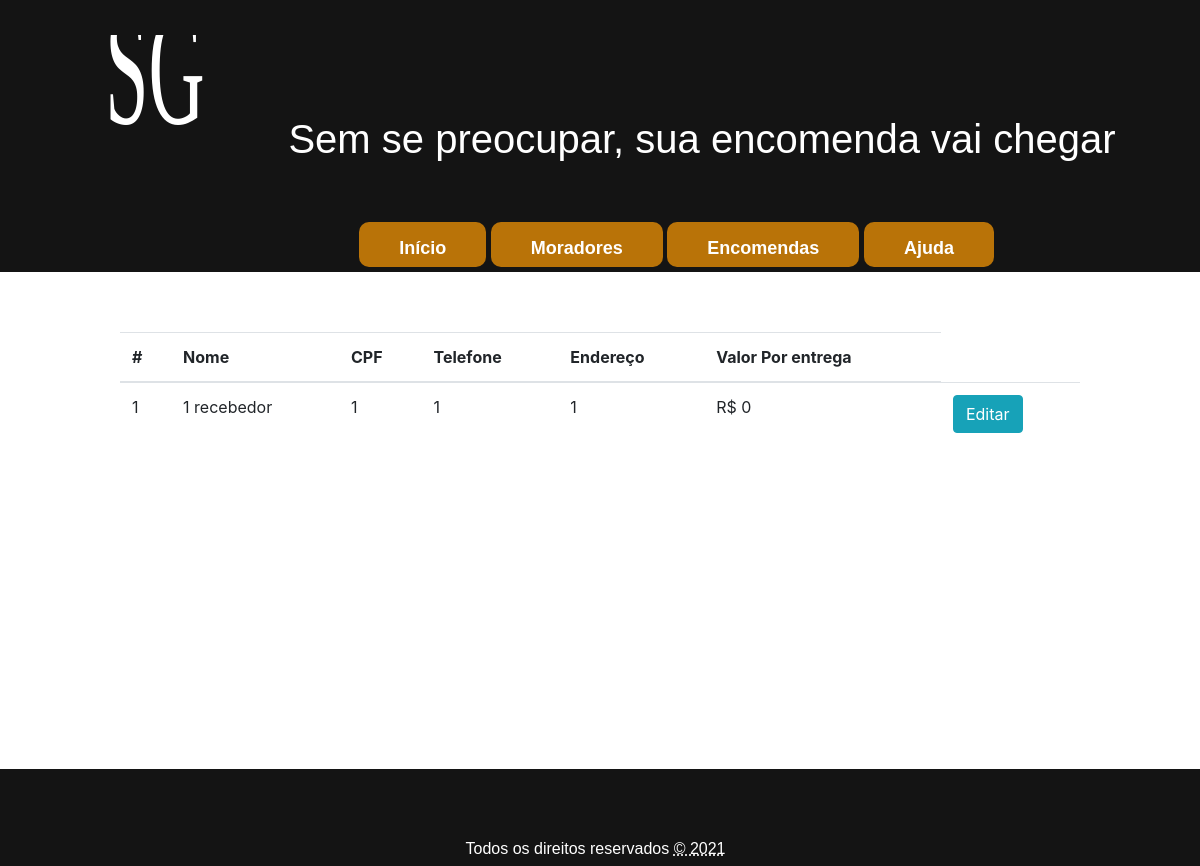
Screenshot of /pages/recebedores/recebedor.php with the database file from the repository.
### tables this page shows
CREATE TABLE morador (
	
	id 			INT 			NOT NULL AUTO_INCREMENT,	
	nome 		VARCHAR(50) 	NOT NULL,
	cpf 		VARCHAR(14)	 	NOT NULL UNIQUE,
	telefone 	VARCHAR(20)		NOT NULL,
	endereco	VARCHAR(100)	NOT NULL,
	recebe 		INT 			NOT NULL,
	excluido 	INT 			NOT NULL,
	senha 		VARCHAR(8) 		NOT NULL,
	PRIMARY KEY (id)	
);

### database/funcoes_gerais.php (called while the page is built, shortened)
<?php
class Funcoes_gerais {
	private $conn;
	public function __construct($db) {
		$this->conn = $db;
	}
	public function selectRegistroGeral($query) {
        $lista = array();
        $result = $this->conn->query($query);
        if ($result->rowCount() > 0) {
			foreach ($result as $data) {
			 	array_push($lista, $data);
            }
		}
		return $lista;
    }
}
?>

### pages/recebedores/recebedor.php (the view, shortened to what this page needs)
<?php
include("../../template/top.php");
include_once "../../database/funcoes_gerais.php";
?>
<head>
	<link rel="stylesheet" href="./recebedor.css">
</head>
<?php
$database = new Database();
$db = $database->getConnection();
$recebedor = new Funcoes_gerais($db);
$query = "SELECT
              morador.nome, morador.cpf, morador.telefone, morador.endereco, entregas.qnt_entregas
          FROM
              morador morador
          LEFT OUTER JOIN
              entrega_realizada entregas ON morador.id = entregas.morador_entrega_id
          WHERE
              morador.recebe = 1 AND morador.excluido = 0";
$lista_recebedores = $recebedor->selectRegistroGeral($query);
$valor_base = $recebedor->selectRegistroGeral("SELECT valor_base_por_entrega FROM valor_entrega");
?>
<table class="table">
	<thead>
		<tr>
			<th scope="col">#</th>
			<th scope="col">Nome</th>
			<th scope="col">CPF</th>
			<th scope="col">Telefone</th>
			<th scope="col">Endereço</th>
			<th scope="col">Valor Por entrega</th>
		</tr>
	</thead>
	<tbody>
		<?php
		$qnt_recebedor = 1;
		foreach ($lista_recebedores as $recebedor) {
			echo "
			<tr>
			<td>{$qnt_recebedor}</td>
			<td>{$lista_recebedores[$qnt_recebedor-1][0]}</td>
			<td>{$lista_recebedores[$qnt_recebedor-1][1]}</td>
			<td>{$lista_recebedores[$qnt_recebedor-1][2]}</td>
			<td>{$lista_recebedores[$qnt_recebedor-1][3]}</td>
			<td> R$ " . ($valor_base[0][0] + ($lista_recebedores[$qnt_recebedor-1][4] * 0.03)) . "</td>
            <td>
                <form action='/SGE/src/pages/moradores/editar/editar.php' method='POST' name='Form'>
                    <button type='submit' class='btn btn-info' name='btn_recebedor_id' value='{$lista_recebedores[$qnt_recebedor-1][1]}'>Editar
                    </button>
                </form>
            </td>
			</tr>
			";
			$qnt_recebedor++;
		}
		?>
	</tbody>
</table>
<?php include("../../template/bottom.php"); ?>

### public/css/top.css (style rules this page uses)
body { background-color: rgba(255,255,255,1); }

### pages/recebedores/recebedor.css (style rules this page uses)
.table { position: relative; margin: 5% auto; width: 80%; }

### rows the page displays
morador: nome "1 recebedor", cpf "1", telefone "1", endereco "1", qnt_recebedor "0"
